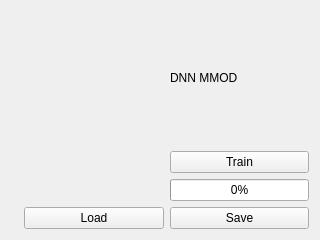
<?xml version="1.0" encoding="UTF-8"?>
<ui version="4.0">
 <class>Widget</class>
 <widget class="QWidget" name="Widget">
  <property name="geometry">
   <rect>
    <x>0</x>
    <y>0</y>
    <width>320</width>
    <height>240</height>
   </rect>
  </property>
  <property name="windowTitle">
   <string>Form</string>
  </property>
  <layout class="QGridLayout" name="gridLayout">
   <item row="3" column="2">
    <widget class="QPushButton" name="trainButton">
     <property name="text">
      <string>Train</string>
     </property>
    </widget>
   </item>
   <item row="3" column="1">
    <spacer name="horizontalSpacer">
     <property name="orientation">
      <enum>Qt::Horizontal</enum>
     </property>
     <property name="sizeHint" stdset="0">
      <size>
       <width>40</width>
       <height>20</height>
      </size>
     </property>
    </spacer>
   </item>
   <item row="3" column="0">
    <widget class="QLabel" name="objectPixmap">
     <property name="text">
      <string/>
     </property>
    </widget>
   </item>
   <item row="4" column="2">
    <widget class="QProgressBar" name="progressBar">
     <property name="value">
      <number>0</number>
     </property>
    </widget>
   </item>
   <item row="0" column="2">
    <widget class="QLabel" name="label">
     <property name="text">
      <string>DNN MMOD</string>
     </property>
    </widget>
   </item>
   <item row="5" column="2">
    <widget class="QPushButton" name="saveButton">
     <property name="text">
      <string>Save</string>
     </property>
    </widget>
   </item>
   <item row="5" column="1">
    <widget class="QPushButton" name="loadButton">
     <property name="text">
      <string>Load</string>
     </property>
    </widget>
   </item>
  </layout>
 </widget>
 <resources/>
 <connections/>
</ui>
